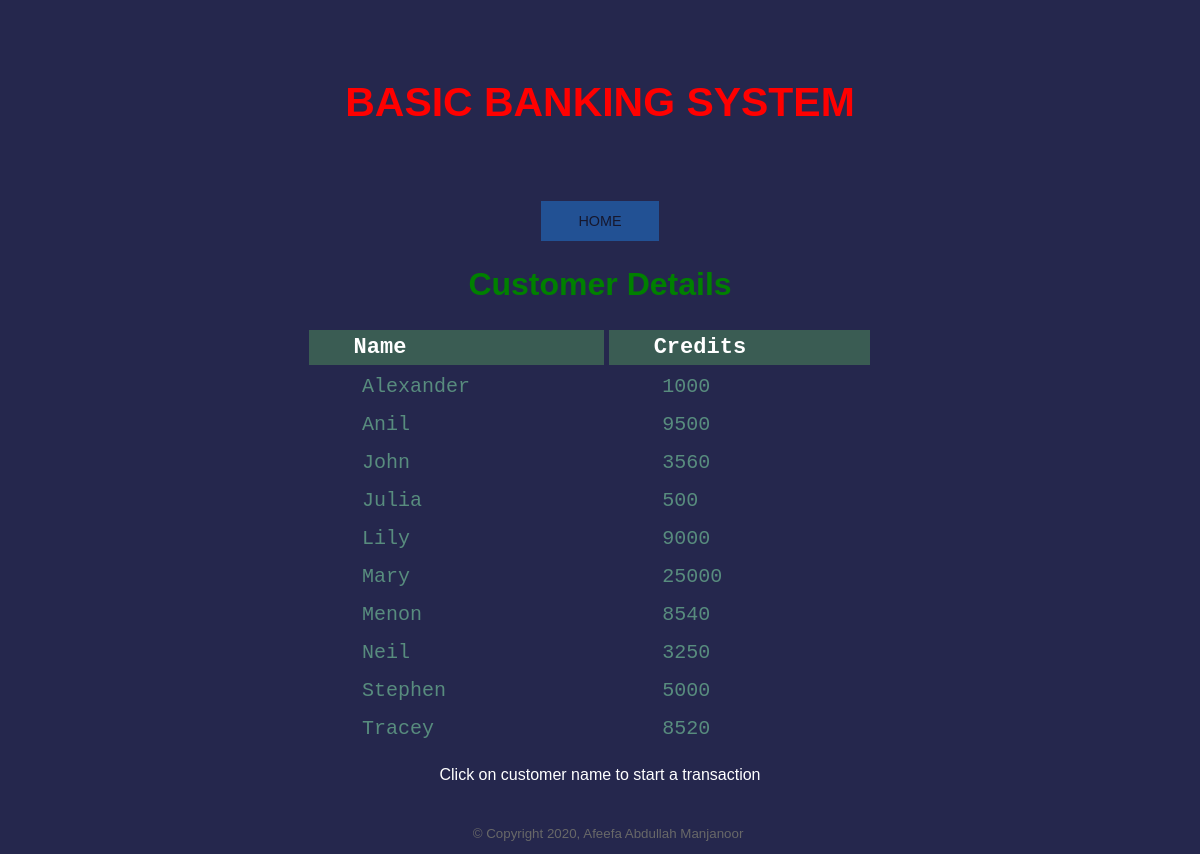
The page /customers.php on the database its author committed.
### tables this page shows
CREATE TABLE `customer` (
  `name` varchar(255) NOT NULL,
  `credit` float NOT NULL
);

### customers.php (the view, shortened to what this page needs)
<!DOCTYPE html>
<html lang="en">
  <head>
    <link href="style.css" rel="stylesheet" type="text/css"/>
  </head>
  <body>
    <header>
      <h3>BASIC BANKING SYSTEM</h3>
    </header>
    <form method="get" action="index.php">
      <center><button id="home">HOME</button></center>
    </form>
    <center>
      <h1>Customer Details</h1>
      <?php
      $db="bank";
      $connect = mysqli_connect('localhost','root','',$db);
      $query = mysqli_query($connect,"SELECT * FROM customer");
      echo "<center>";
      ?>
      <table cellpadding="5" cellspacing="5">
        <?php
        echo "<tr>";
        echo "<th>"; echo "&nbsp";echo "&nbsp"; echo "&nbsp";echo "Name"; echo "&nbsp"; echo "&nbsp";echo "</th>";
        echo "<th>"; echo "&nbsp";echo "&nbsp"; echo "&nbsp";echo "Credits"; echo "&nbsp"; echo "&nbsp";echo "</th>";
        echo "</tr>";
        while ($row = mysqli_fetch_array ($query)) {
          echo "<tr>";
          echo "<td>"; echo "&nbsp"; echo "&nbsp";echo "&nbsp"; echo "&nbsp";echo "<a href = 'transfer.php?name=$row[0]'>$row[0]</a>";echo "&nbsp"; echo "&nbsp"; echo "</td>";
          echo "<td>"; echo "&nbsp"; echo "&nbsp";echo "&nbsp"; echo "&nbsp";echo $row["credit"]; echo "&nbsp"; echo "&nbsp";echo "</td>";
          echo "<td>"; ?>
           <?php echo "</td>";
            echo "</tr>";
          }
          echo "</table>";
          ?>
          <p>Click on customer name to start a transaction</p>
        </center>
        <br><br><br>
      </body>
      <footer>
        <small>&copy; Copyright 2020, Afeefa Abdullah Manjanoor</small>
      </footer>
    </body>
</html>

### style.css (style rules this page uses)
* { box-sizing: border-box; max-height:100%; max-width:100%; }
#home { background-color: DodgerBlue; border: none; color: black; padding: 12px 16px; font-size: 16px; cursor: pointer; align-items: center; font-size: 90%; width:10%; }
body { font-family: Arial, Helvetica, sans-serif; background-color: #25274D; }
header { padding: 30px; text-align: center; font-size: 35px; color: red; }
button { width: 25%; margin: 4px 6px; background-color: #000000; border: none; color: white; padding: 50px 50px; text-align: center; font-size:130%; cursor: pointer; opacity: 0.4; }
table { width: 50%; color:#588c7e; font-family: monospace; font-size: 20px; text-align: left; text-decoration: none; }
th { background-color: #3a5c53; color: white; font-size: 22px; }
footer { text-align: center; color: #686868; position: fixed; padding: 10px 10px 0px 10px; bottom: 0; width: 100%; height: 40px; }
a { text-decoration: none; color: inherit; }
p { color:white; align-items: left; }
h1 { color: green; align-items: center; }

### rows shown on the page
customer: name "Alexander", credit "1000"
customer: name "Anil", credit "9500"
customer: name "John", credit "3560"
customer: name "Julia", credit "500"
customer: name "Lily", credit "9000"
customer: name "Mary", credit "25000"
customer: name "Menon", credit "8540"
customer: name "Neil", credit "3250"
customer: name "Stephen", credit "5000"
customer: name "Tracey", credit "8520"
